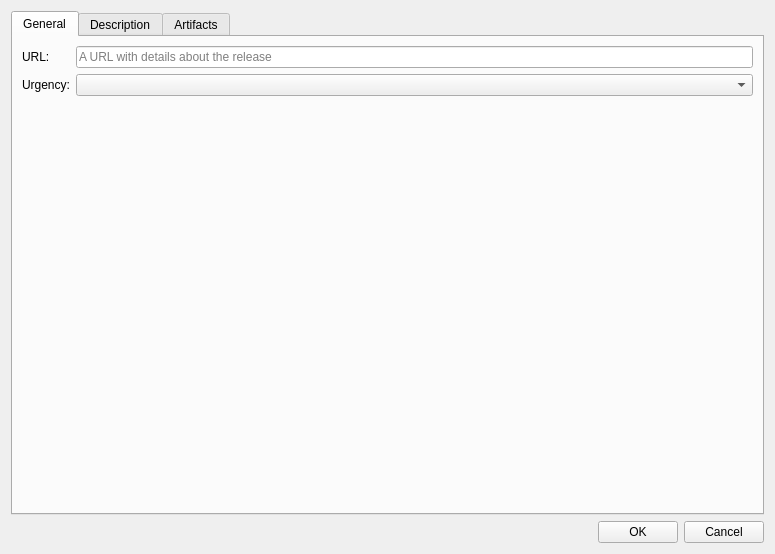
<?xml version="1.0" encoding="UTF-8"?>
<ui version="4.0">
 <class>ReleasesWindow</class>
 <widget class="QDialog" name="ReleasesWindow">
  <property name="geometry">
   <rect>
    <x>0</x>
    <y>0</y>
    <width>775</width>
    <height>554</height>
   </rect>
  </property>
  <property name="windowTitle">
   <string>Edit Release</string>
  </property>
  <layout class="QVBoxLayout" name="verticalLayout">
   <item>
    <widget class="QTabWidget" name="main_tab_widget">
     <property name="currentIndex">
      <number>0</number>
     </property>
     <widget class="QWidget" name="tab">
      <attribute name="title">
       <string>General</string>
      </attribute>
      <layout class="QFormLayout" name="formLayout">
       <item row="0" column="0">
        <widget class="QLabel" name="label">
         <property name="text">
          <string>URL:</string>
         </property>
        </widget>
       </item>
       <item row="0" column="1">
        <widget class="QLineEdit" name="url_edit">
         <property name="placeholderText">
          <string>A URL with details about the release</string>
         </property>
        </widget>
       </item>
       <item row="1" column="0">
        <widget class="QLabel" name="label_2">
         <property name="text">
          <string>Urgency:</string>
         </property>
        </widget>
       </item>
       <item row="1" column="1">
        <widget class="QComboBox" name="urgency_box"/>
       </item>
      </layout>
     </widget>
     <widget class="QWidget" name="tab_2">
      <attribute name="title">
       <string>Description</string>
      </attribute>
      <layout class="QVBoxLayout" name="description_layout">
       <property name="leftMargin">
        <number>0</number>
       </property>
       <property name="topMargin">
        <number>0</number>
       </property>
       <property name="rightMargin">
        <number>0</number>
       </property>
       <property name="bottomMargin">
        <number>0</number>
       </property>
      </layout>
     </widget>
     <widget class="QWidget" name="tab_3">
      <attribute name="title">
       <string>Artifacts</string>
      </attribute>
      <layout class="QVBoxLayout" name="verticalLayout_2">
       <item>
        <widget class="QTableWidget" name="artifacts_table">
         <column>
          <property name="text">
           <string>URL</string>
          </property>
         </column>
         <column>
          <property name="text">
           <string>Edit</string>
          </property>
         </column>
         <column>
          <property name="text">
           <string>Remove</string>
          </property>
         </column>
        </widget>
       </item>
       <item>
        <widget class="QPushButton" name="add_artifact_button">
         <property name="text">
          <string>Add</string>
         </property>
        </widget>
       </item>
      </layout>
     </widget>
    </widget>
   </item>
   <item>
    <layout class="QHBoxLayout" name="horizontalLayout">
     <item>
      <spacer name="horizontalSpacer">
       <property name="orientation">
        <enum>Qt::Horizontal</enum>
       </property>
       <property name="sizeHint" stdset="0">
        <size>
         <width>40</width>
         <height>20</height>
        </size>
       </property>
      </spacer>
     </item>
     <item>
      <widget class="QPushButton" name="ok_button">
       <property name="text">
        <string>OK</string>
       </property>
      </widget>
     </item>
     <item>
      <widget class="QPushButton" name="cancel_button">
       <property name="text">
        <string>Cancel</string>
       </property>
      </widget>
     </item>
    </layout>
   </item>
  </layout>
 </widget>
 <resources/>
 <connections/>
</ui>
